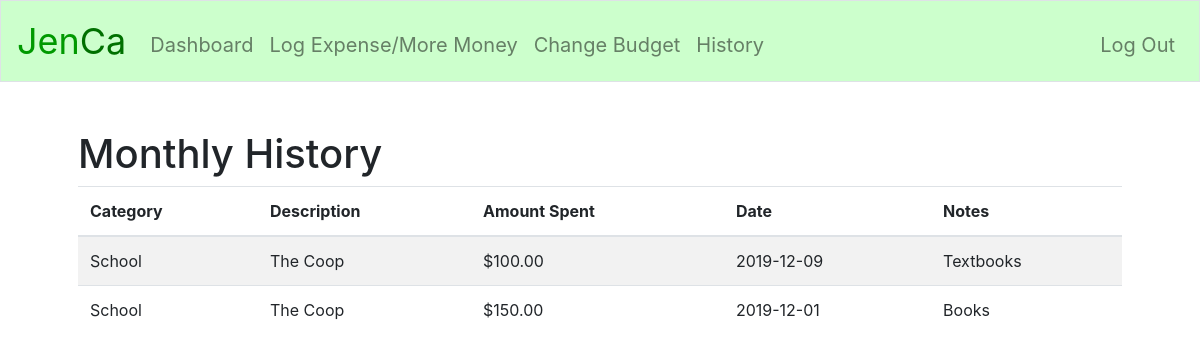
/month_history/School (signed in), run on the app's committed database.
### tables this page shows
CREATE TABLE 'expenses' (user_id INTEGER NOT NULL, cost INTEGER NOT NULL, description TEXT NOT NULL, category TEXT NOT NULL, 'date'  date NOT NULL  , 'notes' text, FOREIGN KEY (user_id) REFERENCES users(id));

### application.py (the view)
@app.route("/month_history/<category>")
@login_required
def month_history(category):
    current_date = datetime.today().date()
    first_day_of_month = current_date.replace(day=1)
    last_day_of_month = current_date.replace(day=monthrange(current_date.year, current_date.month)[1])
    if category is not "null":
        all_expenses = db.execute(
            "SELECT category, description, cost, date, notes FROM expenses WHERE user_id = ? AND category = ? AND date BETWEEN ? AND ? ORDER BY date DESC;", session["user_id"], category, first_day_of_month, last_day_of_month)
        history = []
        for i in range(len(all_expenses)):
            history.append({"category": all_expenses[i]["category"], "description": all_expenses[i]["description"],
                            "expense": "$" + '{:,.2f}'.format(all_expenses[i]["cost"]), "date": all_expenses[i]["date"], "notes": all_expenses[i]["notes"]})
        return render_template("month_history.html", history=history)

### application.py (called while the page is built)
@app.after_request
def after_request(response):
    response.headers["Cache-Control"] = "no-cache, no-store, must-revalidate"
    response.headers["Expires"] = 0
    response.headers["Pragma"] = "no-cache"
    return response

### helpers.py (called while the page is built)
def login_required(f):
    @wraps(f)
    def decorated_function(*args, **kwargs):
        if session.get("user_id") is None:
            return redirect("/login")
        return f(*args, **kwargs)
    return decorated_function

### templates/month_history.html (shortened to what this page needs)
{% extends "layout.html" %}
{% block main %}
    <h1>Monthly History</h1>
    <table class="table table-striped">
        <thead>
            <tr>
                <th>Category</th>
                <th>Description</th>
                <th>Amount Spent</th>
                <th>Date</th>
                <th>Notes</th>
            </tr>
        </thead>
        {% for i in history %}
            <tr>
                <td>{{ i["category"] }}</td>
                <td>{{ i["description"] }}</td>
                <td>{{ i["expense"] }}</td>
                <td>{{ i["date"] }}</td>
                <td>{{ i["notes"] }}</td>
            </tr>
        {% endfor %}
    </table>
{% endblock %}

### data on the page
expenses: category "School", description "The Coop", expense "$100.00", date "2019-12-09", notes "Textbooks"
expenses: category "School", description "The Coop", expense "$150.00", date "2019-12-01", notes "Books"
